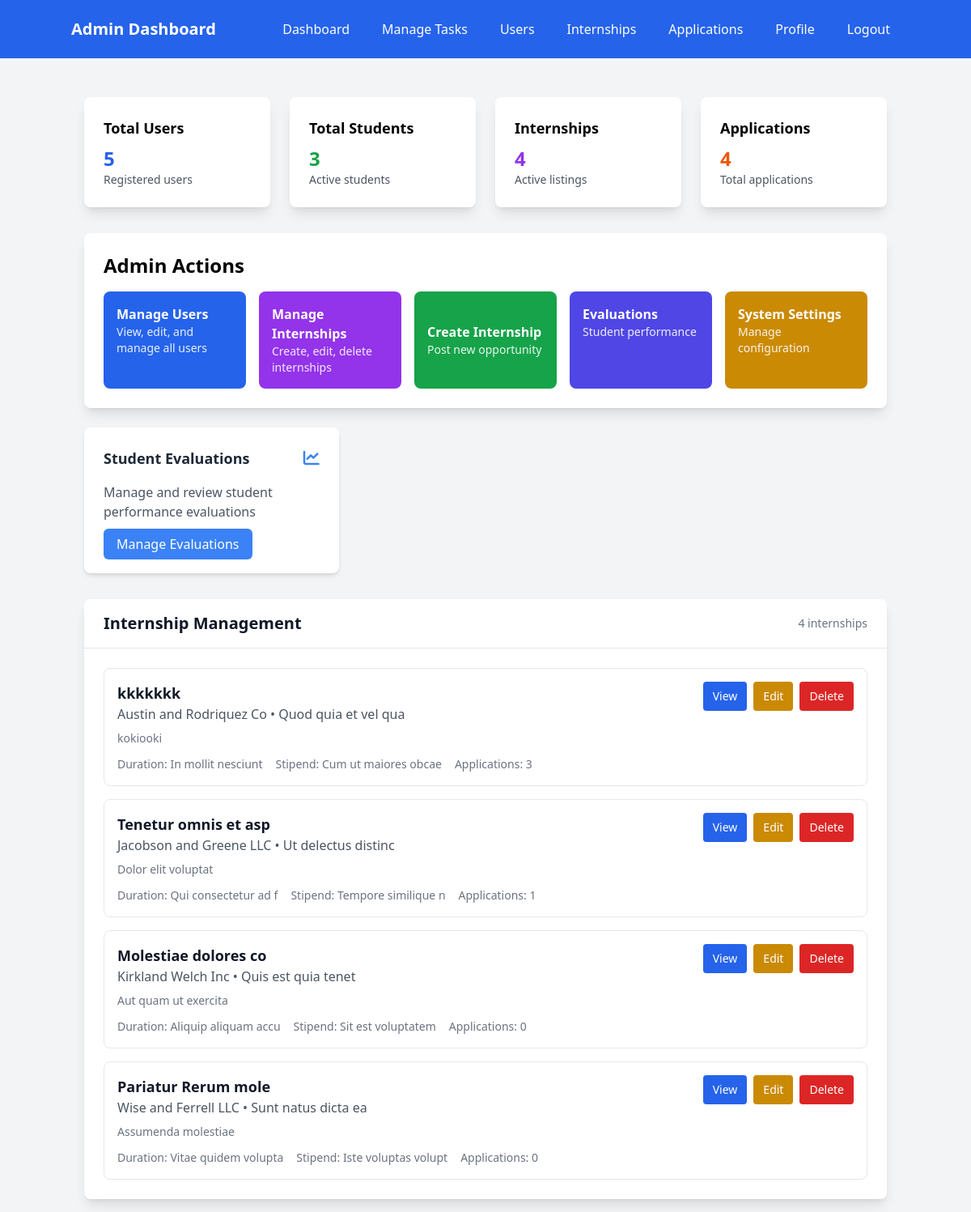
/dashboard (signed in), run on the app's committed database.
### models.py (models this page shows)
class Internship(Base):
    __tablename__ = "internships"
    id = Column(Integer, primary_key=True, index=True)
    title = Column(String(255), nullable=False)
    description = Column(Text)
    company = Column(String(255), nullable=False)
    location = Column(String(255))
    duration = Column(String(100))
    stipend = Column(String(100))
    requirements = Column(Text)
    created_by = Column(Integer, ForeignKey("users.id"))
    created_at = Column(DateTime(timezone=True), server_default=func.now())
    is_active = Column(Boolean, default=True)
    deadline = Column(DateTime(timezone=True))
    creator = relationship("User", back_populates="created_internships")
    applications = relationship("InternshipApplication", back_populates="internship")
    tasks = relationship("Task", back_populates="internship")
    feedback = relationship("Feedback", back_populates="internship")
    mentor_feedbacks = relationship("MentorFeedback", back_populates="internship")
    evaluations = relationship("Evaluation", back_populates="internship")

### app.py (the view)
@app.get("/dashboard", response_class=HTMLResponse)
async def dashboard(request: Request, db: Session = Depends(get_db)):
    try:
        user = await get_current_user_from_cookie(request, db)
        user_role = user.role.value if hasattr(user.role, 'value') else user.role
        print(f"🎯 Dashboard access - User: {user.email}, Role: {user_role}")
        if user_role == "student":
            internships = crud.get_internships(db)
            applications = crud.get_applications_by_student(db, user.id)
            tasks = crud.get_tasks_by_student(db, user.id)
            feedbacks = feedback_crud.get_mentor_feedbacks_by_student(db, user.id)
            evaluations = feedback_crud.get_evaluations_by_student(db, user.id)
            return templates.TemplateResponse("dashboard_student.html", {
                "request": request,
                "user": user,
                "internships": internships,
                "applications": applications,
                "tasks": tasks,
                "feedbacks": feedbacks,
                "evaluations": evaluations
            })
        elif user_role == "admin":
            internships = crud.get_internships(db)
            try:
                stats = crud.get_system_stats(db)
            except Exception as e:
                print(f"⚠️  Could not get system stats: {e}")
                stats = {
                    "total_users": 0,
                    "total_students": 0,
                    "total_admins": 0,
                    "total_mentors": 0,
                    "total_internships": 0,
                    "total_applications": 0,
                    "total_tasks": 0
                }
            return templates.TemplateResponse("dashboard_admin.html", {
                "request": request,
                "user": user,
                "internships": internships,
                "stats": stats
            })
        elif user_role == "mentor":
            internships = crud.get_internships(db)
            mentor_internships = crud.get_internships_by_mentor(db, user.id)
            mentor_applications = crud.get_applications_for_mentor(db, user.id)
            feedbacks = feedback_crud.get_mentor_feedbacks_by_mentor(db, user.id)
            return templates.TemplateResponse("dashboard_mentor.html", {
                "request": request,
                "user": user,
                "internships": internships,
                "mentor_internships": mentor_internships,
                "mentor_applications": mentor_applications,
                "feedbacks": feedbacks
            })
        else:
            print(f"❌ Unknown role: {user_role}")
            return RedirectResponse("/login?error=Unknown user role")
    except Exception as e:
        print(f"💥 Dashboard error: {e}")
        import traceback
        traceback.print_exc()
        return RedirectResponse("/login")

### templates/dashboard_admin.html (shortened to what this page needs)
<!DOCTYPE html>
<html>
<head>
    <script src="https://cdn.tailwindcss.com"></script>
    <link rel="stylesheet" href="https://cdnjs.cloudflare.com/ajax/libs/font-awesome/6.4.0/css/all.min.css">
</head>
<body class="bg-gray-100">
<nav class="bg-blue-600 text-white p-4">
    <div class="container mx-auto flex justify-between items-center">
        <h1 class="text-xl font-bold">Admin Dashboard</h1>
        <div class="flex space-x-4">
            <a href="/dashboard" class="hover:bg-blue-700 px-3 py-2 rounded">Dashboard</a>
            <a href="/admin/tasks" class="hover:bg-blue-700 px-3 py-2 rounded">Manage Tasks</a>
            <a href="/admin/users" class="hover:bg-blue-700 px-3 py-2 rounded">Users</a>
            <a href="/admin/internships" class="hover:bg-blue-700 px-3 py-2 rounded">Internships</a>
            <a href="/admin/applications" class="hover:bg-blue-700 px-3 py-2 rounded">Applications</a>
            <a href="/profile" class="hover:bg-blue-700 px-3 py-2 rounded">Profile</a>
            <a href="/logout" class="hover:bg-blue-700 px-3 py-2 rounded">Logout</a>
        </div>
    </div>
</nav>
    <div class="container mx-auto mt-8 p-4">
        <div class="grid grid-cols-1 md:grid-cols-4 gap-6 mb-8">
            <div class="bg-white p-6 rounded-lg shadow-lg">
                <h3 class="text-lg font-semibold mb-2">Total Users</h3>
                <p class="text-2xl font-bold text-blue-600">{{ stats.total_users }}</p>
                <p class="text-sm text-gray-600">Registered users</p>
            </div>
            <div class="bg-white p-6 rounded-lg shadow-lg">
                <h3 class="text-lg font-semibold mb-2">Total Students</h3>
                <p class="text-2xl font-bold text-green-600">{{ stats.total_students }}</p>
                <p class="text-sm text-gray-600">Active students</p>
            </div>
            <div class="bg-white p-6 rounded-lg shadow-lg">
                <h3 class="text-lg font-semibold mb-2">Internships</h3>
                <p class="text-2xl font-bold text-purple-600">{{ stats.total_internships }}</p>
                <p class="text-sm text-gray-600">Active listings</p>
            </div>
            <div class="bg-white p-6 rounded-lg shadow-lg">
                <h3 class="text-lg font-semibold mb-2">Applications</h3>
                <p class="text-2xl font-bold text-orange-600">{{ stats.total_applications }}</p>
                <p class="text-sm text-gray-600">Total applications</p>
            </div>
        </div>
        <div class="bg-white rounded-lg shadow-lg p-6 mb-6">
            <h2 class="text-2xl font-bold mb-4">Admin Actions</h2>
            <div class="grid grid-cols-1 md:grid-cols-2 lg:grid-cols-5 gap-4">
                <a href="/admin/users"
                    class="bg-blue-600 text-white p-4 rounded-lg hover:bg-blue-700 transition text-left">
                    <div class="font-semibold">Manage Users</div>
                    <div class="text-sm opacity-90">View, edit, and manage all users</div>
                </a>
                <a href="/admin/internships"
                    class="bg-purple-600 text-white p-4 rounded-lg hover:bg-purple-700 transition text-left">
                    <div class="font-semibold">Manage Internships</div>
                    <div class="text-sm opacity-90">Create, edit, delete internships</div>
                </a>
                <button onclick="showCreateForm()"
                    class="bg-green-600 text-white p-4 rounded-lg hover:bg-green-700 transition text-left cursor-pointer">
                    <div class="font-semibold">Create Internship</div>
                    <div class="text-sm opacity-90">Post new opportunity</div>
                </button>
                <a href="/admin/evaluations"
                    class="bg-indigo-600 text-white p-4 rounded-lg hover:bg-indigo-700 transition text-left">
                    <div class="font-semibold">Evaluations</div>
                    <div class="text-sm opacity-90">Student performance</div>
                </a>
                <a href="/admin/system"
                    class="bg-yellow-600 text-white p-4 rounded-lg hover:bg-yellow-700 transition text-left">
                    <div class="font-semibold">System Settings</div>
                    <div class="text-sm opacity-90">Manage configuration</div>
                </a>
            </div>
        </div>
        <div class="grid grid-cols-1 md:grid-cols-2 lg:grid-cols-3 gap-6 mb-8">
            <div class="bg-white rounded-lg shadow-md p-6">
                <div class="flex items-center justify-between mb-4">
                    <h3 class="text-lg font-semibold text-gray-800">Student Evaluations</h3>
                    <i class="fas fa-chart-line text-blue-500 text-xl"></i>
                </div>
                <p class="text-gray-600 mb-4">Manage and review student performance evaluations</p>
                <a href="/admin/evaluations" class="bg-blue-500 hover:bg-blue-600 text-white px-4 py-2 rounded-md transition">
                    Manage Evaluations
                </a>
            </div>
        </div>
        <div class="bg-white rounded-lg shadow-lg">
            <div class="px-6 py-4 border-b border-gray-200 flex justify-between items-center">
                <h2 class="text-xl font-semibold text-gray-900">Internship Management</h2>
                <span class="text-sm text-gray-500">{{ internships|length }} internships</span>
            </div>
            <div class="p-6">
                {% if internships %}
                <div class="space-y-4">
                    {% for internship in internships %}
                    <div class="border border-gray-200 rounded-lg p-4 hover:shadow-md transition">
                        <div class="flex justify-between items-start">
                            <div class="flex-1">
                                <h3 class="text-lg font-semibold text-gray-900">{{ internship.title }}</h3>
                                <p class="text-gray-600">{{ internship.company }} • {{ internship.location or 'Remote' }}</p>
                                <p class="text-sm text-gray-500 mt-2">{{ internship.description[:120] }}{% if internship.description|length > 120 %}...{% endif %}</p>
                                <div class="flex items-center mt-3 space-x-4 text-sm text-gray-500">
                                    <span>Duration: {{ internship.duration or 'Not specified' }}</span>
                                    <span>Stipend: {{ internship.stipend or 'Not specified' }}</span>
                                    <span>Applications: {{ internship.applications|length if internship.applications else 0 }}</span>
                                </div>
                            </div>
                            <div class="flex space-x-2 ml-4">
                                <button onclick="viewInternship({{ internship.id }})"
                                    class="bg-blue-600 text-white px-3 py-2 rounded text-sm hover:bg-blue-700 transition">
                                    View
                                </button>
                                <button onclick="editInternship({{ internship.id }})"
                                    class="bg-yellow-600 text-white px-3 py-2 rounded text-sm hover:bg-yellow-700 transition">
                                    Edit
                                </button>
                                <button onclick="deleteInternship({{ internship.id }})"
                                    class="bg-red-600 text-white px-3 py-2 rounded text-sm hover:bg-red-700 transition">
                                    Delete
                                </button>
                            </div>
                        </div>
                    </div>
                    {% endfor %}
                </div>
                {% endif %}
            </div>
        </div>
    </div>
</body>
</html>

### data on the page
Internship: title "kkkkkkk", company "Austin and Rodriquez Co", location "Quod quia et vel qua", description "kokiooki", duration "In mollit nesciunt", stipend "Cum ut maiores obcae", applications|length "3"
Internship: title "Tenetur omnis et asp", company "Jacobson and Greene LLC", location "Ut delectus distinc", description "Dolor elit voluptat", duration "Qui consectetur ad f", stipend "Tempore similique n", applications|length "1"
Internship: title "Molestiae dolores co", company "Kirkland Welch Inc", location "Quis est quia tenet", description "Aut quam ut exercita", duration "Aliquip aliquam accu", stipend "Sit est voluptatem", applications|length "0"
Internship: title "Pariatur Rerum mole", company "Wise and Ferrell LLC", location "Sunt natus dicta ea", description "Assumenda molestiae", duration "Vitae quidem volupta", stipend "Iste voluptas volupt", applications|length "0"

### other printed values
{{ stats.total_users }} "5"
{{ stats.total_students }} "3"
{{ stats.total_internships }} "4"
{{ stats.total_applications }} "4"
{{ internships|length }} "4"
